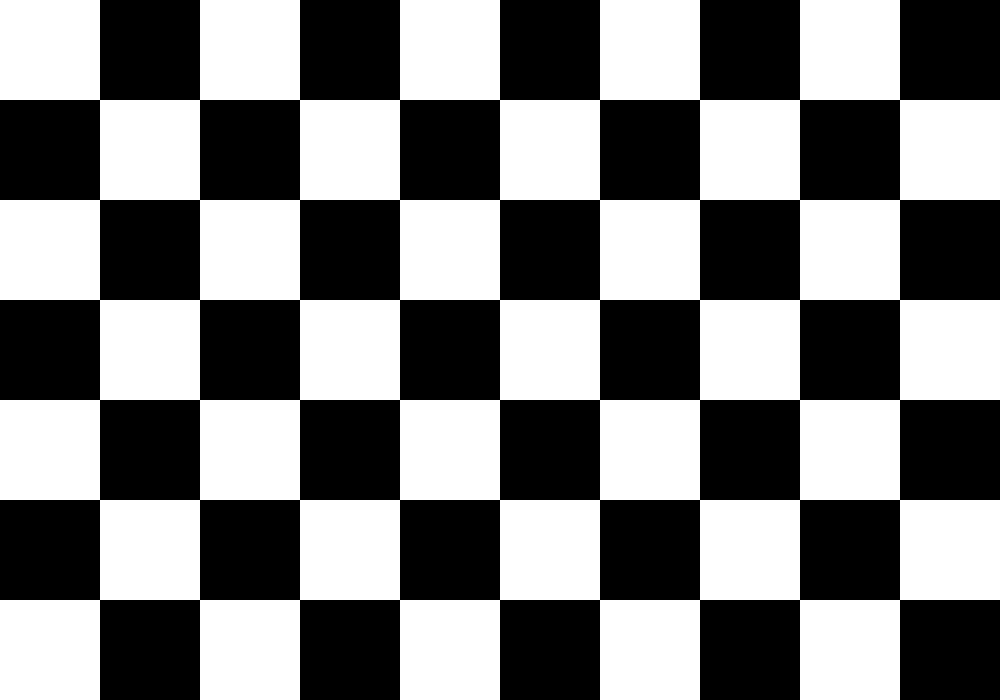
#> input picture tools/chessboard_9x6.png, 1000 x 700 px, given in place of the camera
$ python hsv_tuner.py
#> lines starting #> are read from the running program, lines starting #| are printed output that depends on the picture; after the words box and inside, x2 and y2 are one past the last pixel; in counts of white or black regions, pixels touching at a corner belong together
import cv2
import numpy as np

def empty(a):
    pass

# 这里的 0 表示打开默认摄像头，如果是视频就填 '你的视频.mp4'
cap = cv2.VideoCapture(0)

cv2.namedWindow("TrackBars")
cv2.resizeWindow("TrackBars", 640, 240)

# 注意：OpenCV 中 H 的范围是 0-179，S 和 V 是 0-255
cv2.createTrackbar("Hue Min", "TrackBars", 0, 179, empty)
cv2.createTrackbar("Hue Max", "TrackBars", 179, 179, empty)
cv2.createTrackbar("Sat Min", "TrackBars", 0, 255, empty)
cv2.createTrackbar("Sat Max", "TrackBars", 255, 255, empty)
cv2.createTrackbar("Val Min", "TrackBars", 0, 255, empty)
cv2.createTrackbar("Val Max", "TrackBars", 255, 255, empty)

while True:
    success, img = cap.read()
#> img is the input picture: shape (700, 1000, 3); 50% white; 1 white region, box (x1, y1, x2, y2) and area: (0, 0, 1000, 700) 350000
    if not success:
        break

    # 将 BGR 转换为 HSV
    imgHSV = cv2.cvtColor(img, cv2.COLOR_BGR2HSV)
#> imgHSV: shape (700, 1000, 3); mean H, S, V 0, 0, 127.5

    # 获取滑动条的当前值
    h_min = cv2.getTrackbarPos("Hue Min", "TrackBars")
    h_max = cv2.getTrackbarPos("Hue Max", "TrackBars")
    s_min = cv2.getTrackbarPos("Sat Min", "TrackBars")
    s_max = cv2.getTrackbarPos("Sat Max", "TrackBars")
    v_min = cv2.getTrackbarPos("Val Min", "TrackBars")
    v_max = cv2.getTrackbarPos("Val Max", "TrackBars")

    # 定义上下限
    lower = np.array([h_min, s_min, v_min])
    upper = np.array([h_max, s_max, v_max])

    # 根据阈值生成掩码 (Mask)，符合范围的地方变成白色，不符合变黑
    mask = cv2.inRange(imgHSV, lower, upper)
#> mask: shape (700, 1000); every value is 255

    # 用掩码提取原图中的颜色（可选，方便看效果）
    result = cv2.bitwise_and(img, img, mask=mask)

    # 将原图、掩码图、提取结果水平拼接显示
    mask_3ch = cv2.cvtColor(mask, cv2.COLOR_GRAY2BGR) # 转成3通道方便拼接
#> mask_3ch: shape (700, 1000, 3); every value is 255
    stacked = np.hstack([img, mask_3ch, result])
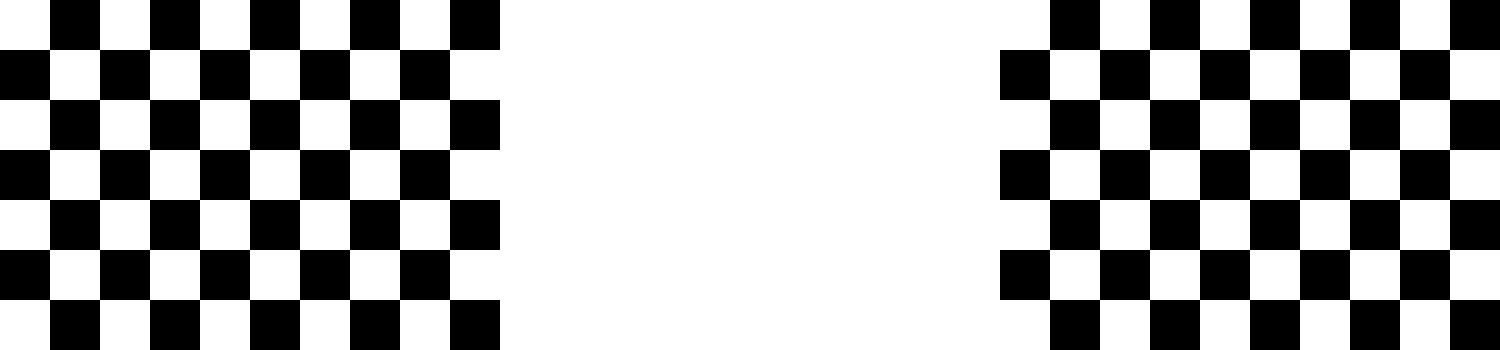
#> stacked: shape (700, 3000, 3) (shown at 1/2 size); 66.7% white; 2 black regions, box (x1, y1, x2, y2) and area: (0, 0, 1000, 700) 350000, (2000, 0, 3000, 700) 350000
    stacked = cv2.resize(stacked, (0, 0), fx=0.5, fy=0.5) # 缩小一点方便显示
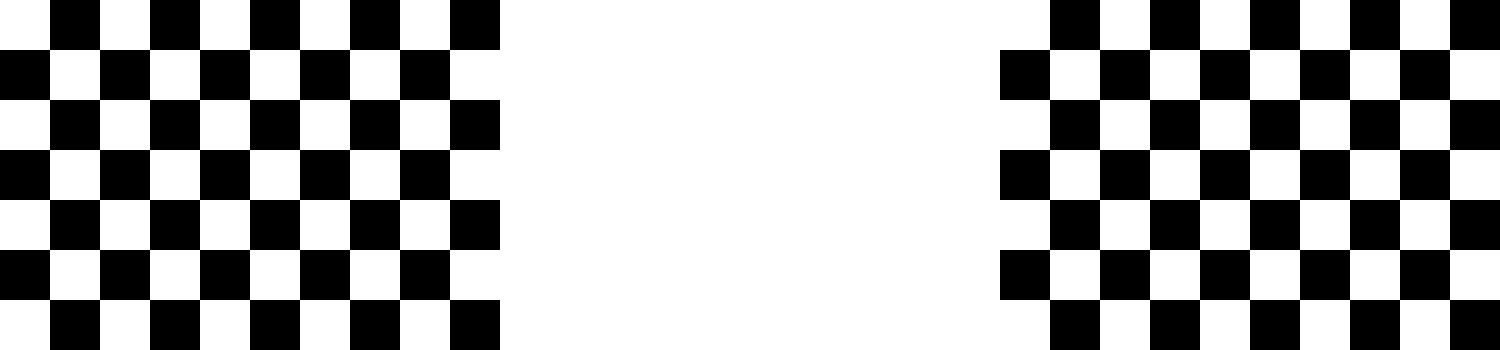
#> stacked: shape (350, 1500, 3); 66.7% white; 2 black regions, box (x1, y1, x2, y2) and area: (0, 0, 500, 350) 87500, (1000, 0, 1500, 350) 87500

    cv2.imshow("HSV Tuner", stacked)

    if cv2.waitKey(1) & 0xFF == ord('q'):
#> (key q is pressed here)
        break

cap.release()
cv2.destroyAllWindows()
